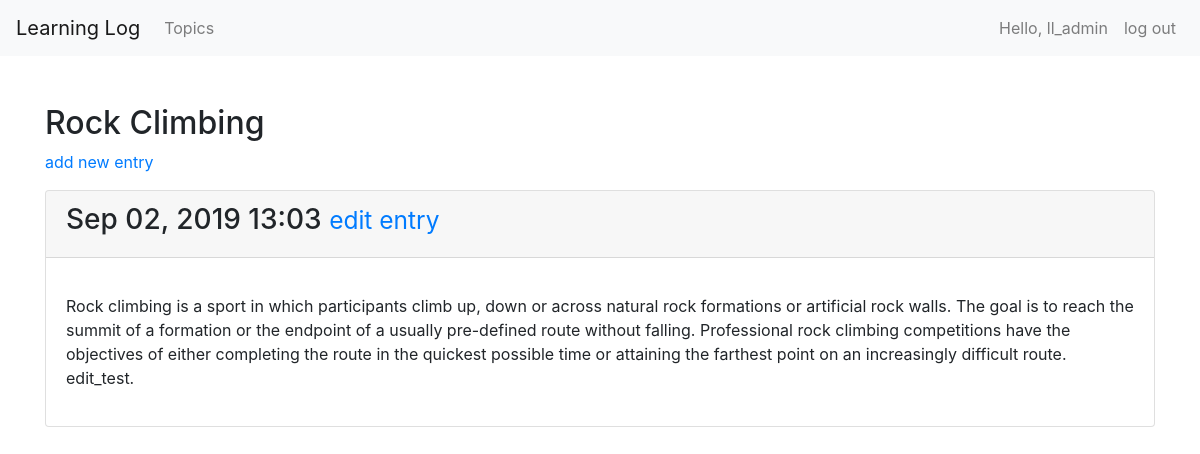
The page /topics/2/ (signed in) on the database its author committed.
### learning_logs/models.py (models this page shows, shortened)
class Topic(models.Model):
    text = models.CharField(max_length = 200)
    date_added = models.DateTimeField(auto_now_add = True)
    owner = models.ForeignKey(User, on_delete = models.CASCADE)
    def __str__(self):
        return self.text

class Entry(models.Model):
    topic = models.ForeignKey(Topic, on_delete = models.CASCADE)
    text = models.TextField()
    date_added = models.DateTimeField(auto_now_add = True)
    class Meta:
        verbose_name_plural = 'entries'

### learning_logs/views.py (the view)
# urls.py: re_path(r'^topics/(?P<topic_id>\d+)/$', views.topic, name = 'topic'),
@login_required
def topic(request, topic_id):
    topic = Topic.objects.get(id = topic_id)
    if topic.owner != request.user:
        raise Http404
    entries = topic.entry_set.order_by('-date_added')
    context = {'topic':topic, 'entries': entries}
    return render(request, 'learning_logs/topic.html', context)

### learning_logs/templates/learning_logs/topic.html
{% extends 'learning_logs/base.html' %}
{% block header %}
    <h2>{{ topic }}</h2>
{% endblock header %}
{% block content %}
    <p>
        <a href = "{% url 'learning_logs:new_entry' topic.id %}">add new entry</a>
    </p>
        {% for entry in entries %}
            <div class="card-group">
                <div class="card mb-3">
                    <div class="card-header">
                        <h3>
                            {{ entry.date_added | date:'M d, Y H:i' }}
                            <small>
                                <a href = "{% url 'learning_logs:edit_entry' entry.id %}">edit entry</a>
                            </small>
                        </h3>
                    </div>
                    <div class="card-body">
                        <p class="card-text">
                            {{ entry.text | linebreaks }}
                        </p>
                    </div>
                </div>
            </div>
        {% empty %}
            No entry has been added yet.
        {% endfor %}
{% endblock content %}

### learning_logs/templates/learning_logs/base.html (shortened to what this page needs)
{% load bootstrap4 %}
<!DOCTYPE html>
<html lang="en">
    <head>
        {% bootstrap_css %}
    </head>
    <body>
        <nav class="navbar navbar-expand-lg navbar-light bg-light">
            <a class="navbar-brand" href="{% url 'learning_logs:index' %}">Learning Log</a>
            <div class="collapse navbar-collapse" id="navbarSupportedContent">
                <ul class="navbar-nav mr-auto">
                    <li class="nav-item">
                        <a class="nav-link" href="{% url 'learning_logs:topics' %}">Topics <span class="sr-only">(current)</span></a>
                    </li>
                </ul>
                <ul class="navbar-nav navbar-right">
                    {% if user.is_authenticated %}
                        <li class="nav-item">
                            <a class="nav-link" href="#">Hello, {{ user.username }}</a>
                        </li>
                        <li class="nav-item">
                            <a class="nav-link" href = "{% url 'users:logout' %}">log out</a>
                        </li>
                    {% endif %}
                </ul>
            </div>
        </nav>
        <div class="container mt-5">
            <div class="page-header">
                {% block header %}{% endblock header%}
            </div>
            <div>
                {% block content%} {% endblock content %}
            </div>
        </div>
    </body>

### rows shown on the page
Topic: text "Rock Climbing"
Entry: date_added "Sep 02, 2019 13:03", text "Rock climbing is a sport in which participants climb up, down or across natural rock formations or artificial rock walls. The goal is to reach the summit of a formation or the endpoint of a usually pre-defined route without falling. Professional rock climbing competitions have the objectives of either completing the route in the quickest possible time or attaining the farthest point on an increasingly difficult route. edit_test."

### other values the page prints
{{ user.username }} "ll_admin"
